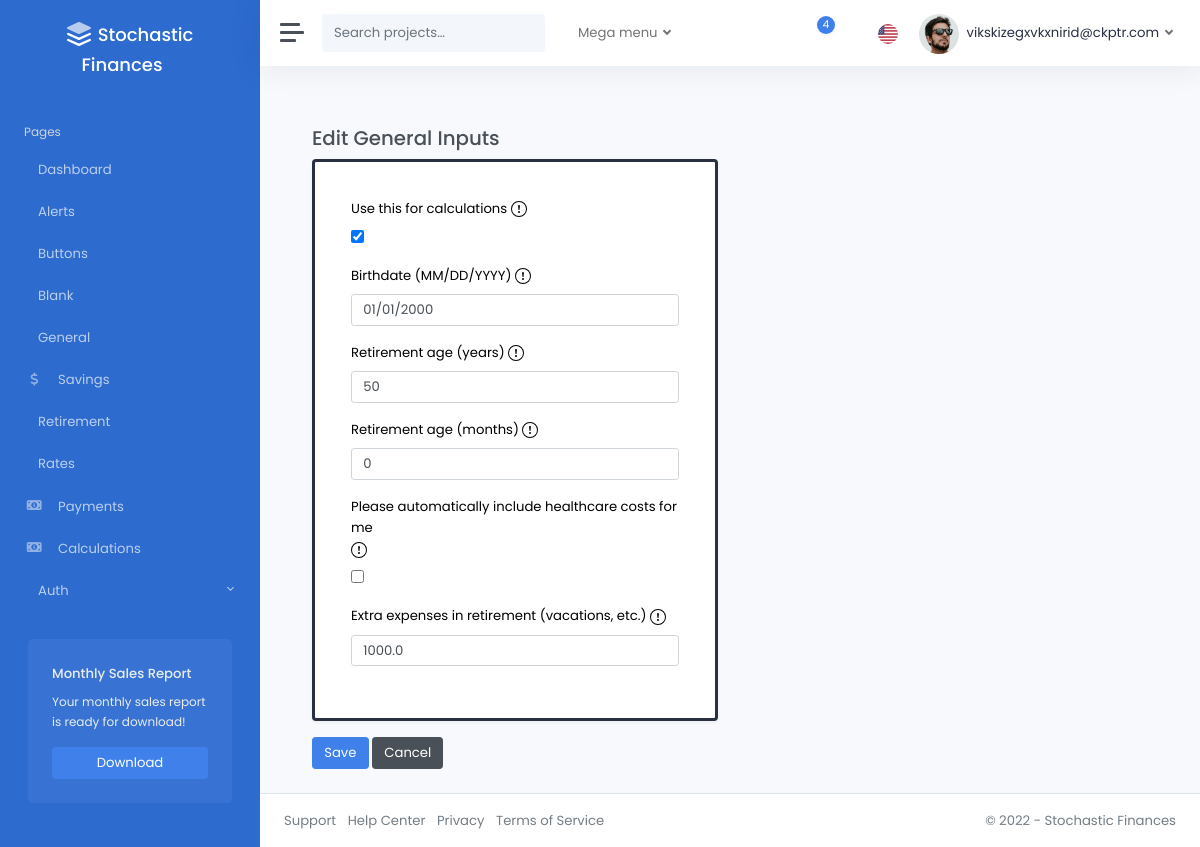
The page /general/10/edit/ (signed in) on the database as committed earlier.
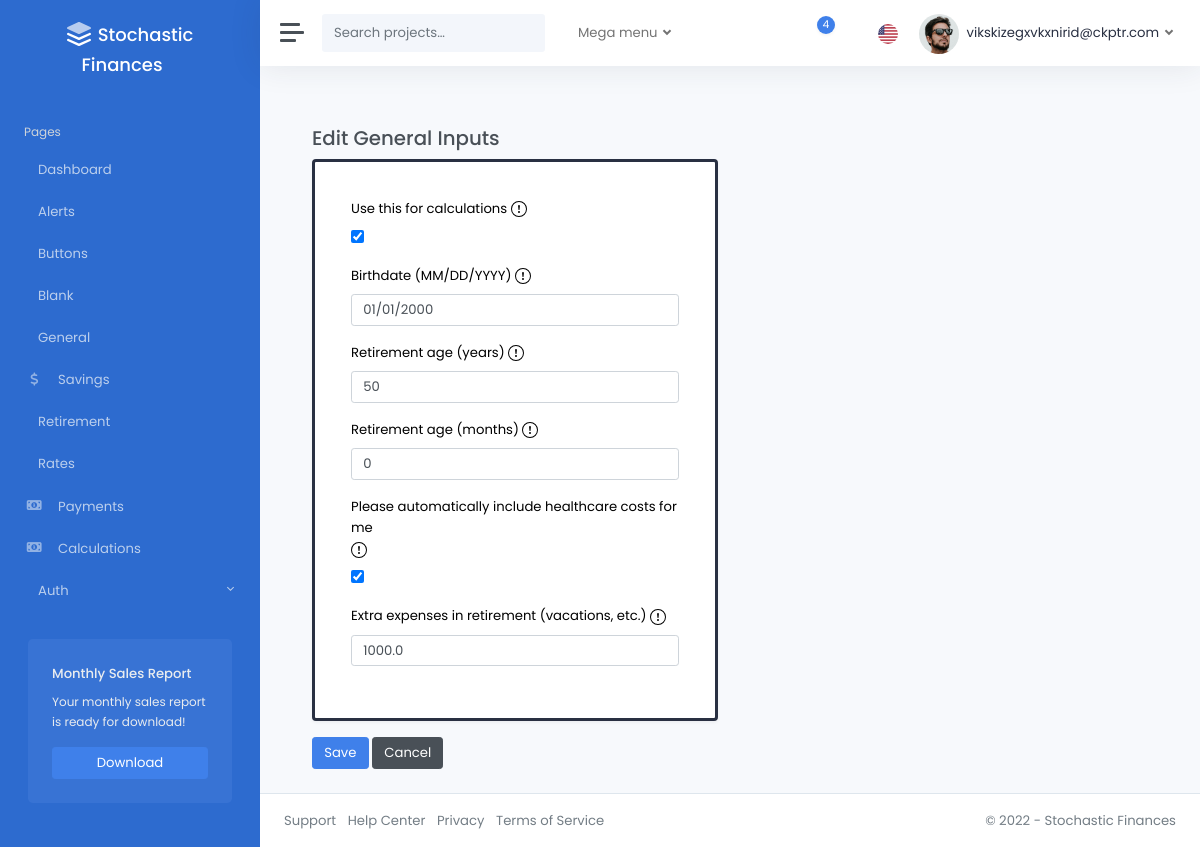
The same page on the database as committed later.
### pages/models.py (models this page shows)
class GeneralInputsModel(models.Model):
    is_active = models.BooleanField(
        default=False,
    )
    birthdate = models.DateField(
        validators=[validate_range_birthdate],
    )
    retirement_age_yrs = models.IntegerField(
        validators=[validate_range_age_yrs],
    )
    retirement_age_mos = models.IntegerField(
        validators=[validate_range_age_mos],
    )
    add_healthcare = models.BooleanField(
        default=False,
    )
    retirement_extra_expenses = models.FloatField(
        validators=[validate_retirement_extra_expenses, decimal_validator],
        default=0,
    )
    created_by = models.ForeignKey(
        CustomUser,
        related_name="general_inputs",
        on_delete=models.CASCADE,
        null=True,
        blank=True,
    )
    modified_at = models.DateTimeField(auto_now=True)
    class Meta:
        verbose_name_plural = "General_Inputs"

### pages/views.py (the view)
# urls.py: path("general/<int:pk>/edit/", general_inputs_edit, name="general_inputs_edit"),
@login_required
def general_inputs_edit(request, pk):
    general_inputs = get_object_or_404(
        GeneralInputsModel, pk=pk, created_by=request.user
    )
    if request.method == "POST":
        form = GeneralInputsForm(request.POST, instance=general_inputs)
        if form.is_valid():
            form.save()
            return redirect("general_inputs_dashboard")
    else:
        form = GeneralInputsForm(instance=general_inputs)
    return render(
        request,
        "pages/inputs_create.html",
        {
            "form": form,
            "descriptions": var_descriptions,
            "title": "Edit General Inputs",
        },
    )

### pages/templatetags/custom_filters.py (called while the page is built)
@register.filter()
def dict_lookup(dictionary, key):
    return dictionary.get(key, "")

### templates/pages/inputs_create.html (shortened to what this page needs)
{% extends 'layouts/_base.html' %}
{% load static %}
{% block content %}
<div class="container">
  <br />
  <h3>{{ title }}</h3>
  <form method="post" action="." id="createInputs" class="needs-validation" novalidate>
    {% load custom_filters %}
    <div class="row">
        <div class="col-md-6">
            <div class="card shadow border-dark px-3 py-3 mb-3 text-black" style="border-width: 3px;">
                <div class="card-body">
                    {% for field in form %}
                            <div class="mb-3">
                                <div class="tooltip-container" data-toggle="tooltip" data-placement="right" title="{{descriptions|dict_lookup:field.name}}">
                                    <label class="form-label">
                                        {{field.label_tag}}
                                    </label>
                                </div>
                                {% if field.errors %}
                                    <input type="text" class="form-control is-invalid" name="{{ field.name }}" value="{{ field.value|default_if_none:'' }}" id="{{field.id}}">
                                    <div class="invalid-feedback">
                                        {{ field.errors|striptags }}
                                    </div>
                                {% else %}
                                    {{ field }}
                                {% endif %}
                            </div>
                    {% endfor %}
                </div>
            </div>
        </div>
    </div>
    <button class="btn btn-primary">Save</button>
    <a href="{% url 'general_inputs_dashboard' %}" class="btn btn-secondary">Cancel</a>
</form>
</div>
{% endblock %}

Rows that differ between the two databases and show on the page:
changed GeneralInputsModel: add_healthcare "☐" → "☑"
